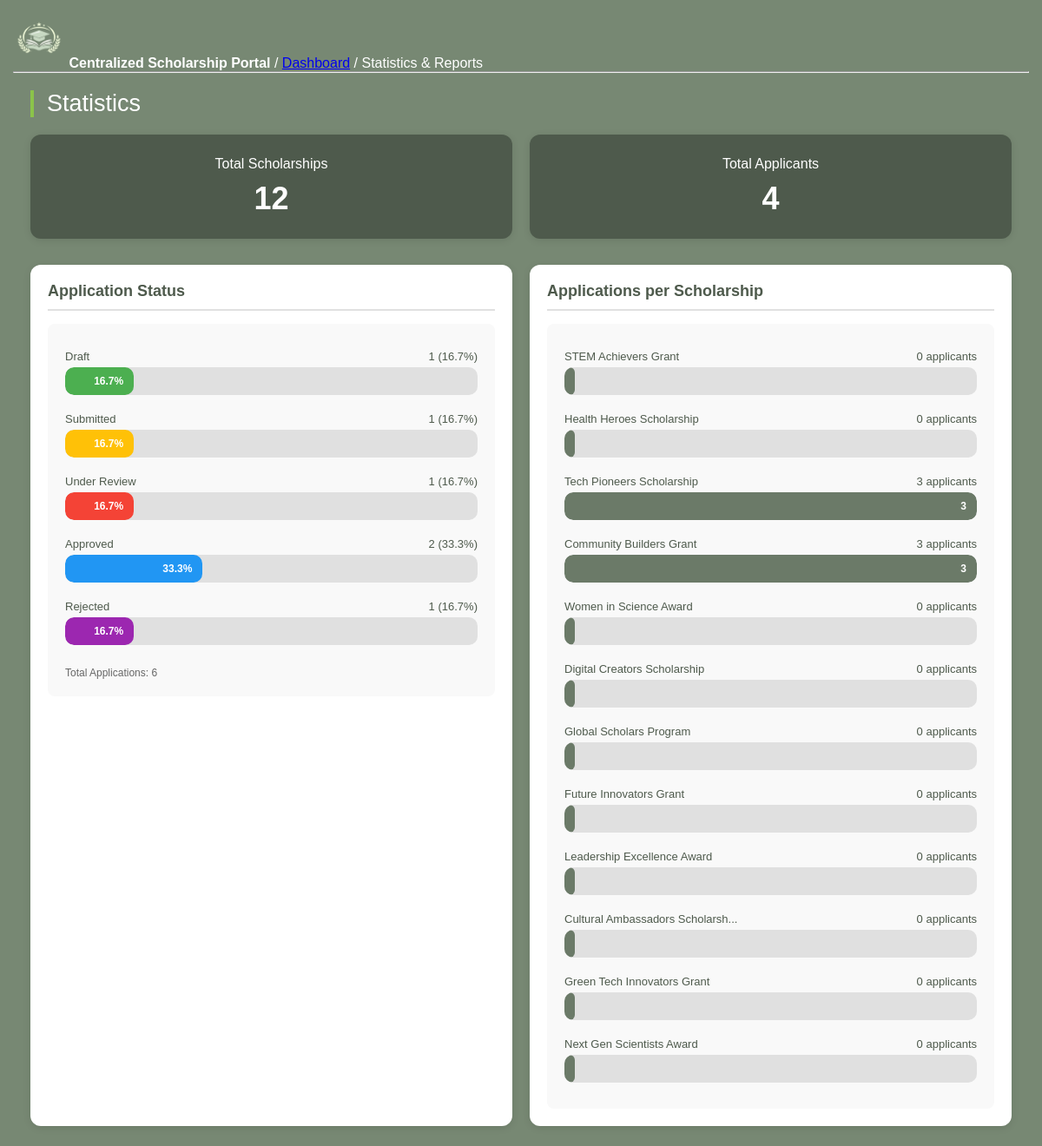
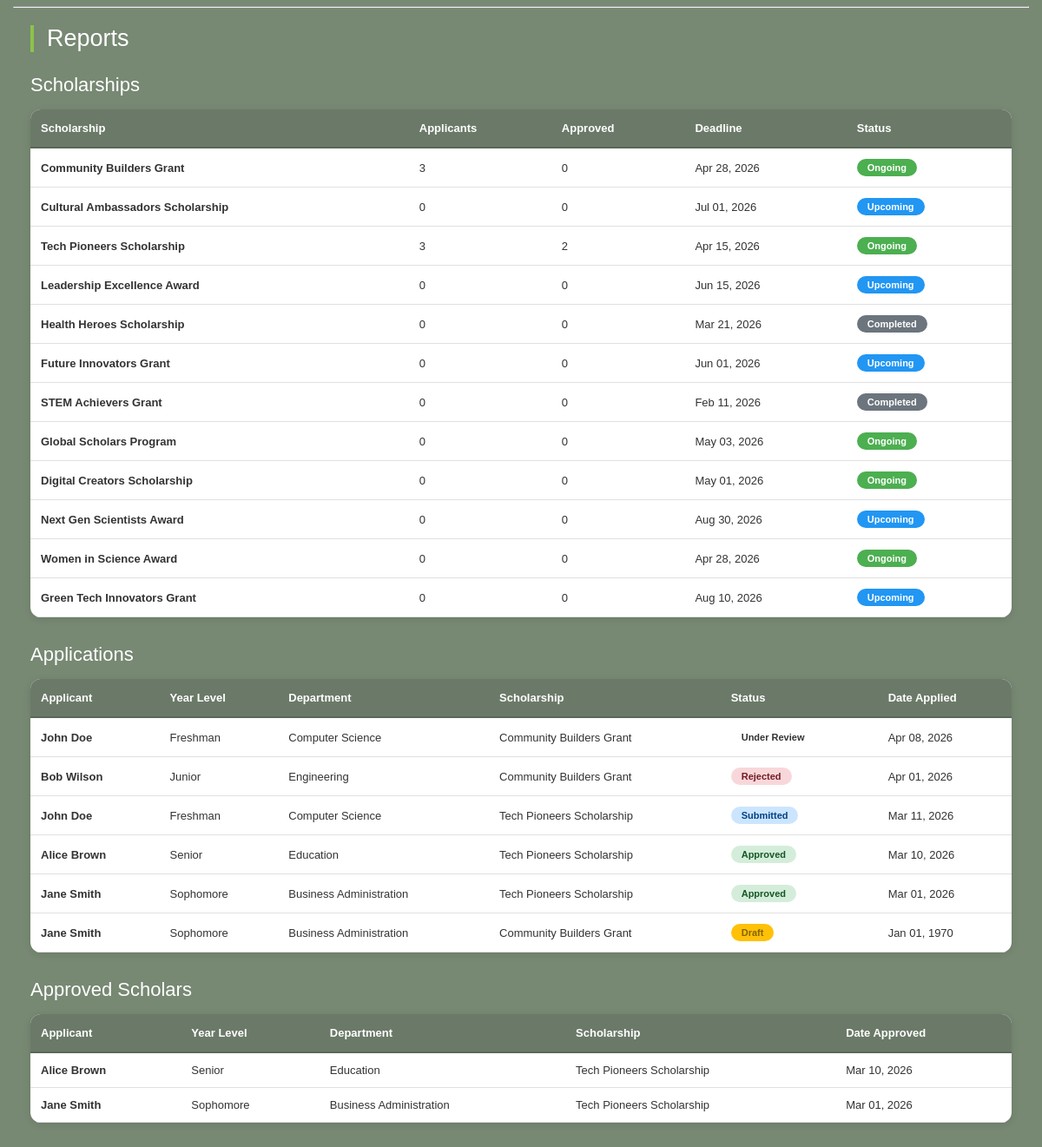
Page /Frontends/Server-side/statistics_reports.php on the committed database (2 pictures, top to bottom).
### tables this page shows
CREATE TABLE `SCHOLARSHIPS` (
  `scholarship_id` int(11) NOT NULL,
  `title` varchar(45) NOT NULL,
  `description` varchar(45) NOT NULL,
  `deadline` datetime NOT NULL,
  `eligibility` text NOT NULL,
  `requirements` text NOT NULL,
  `release_status` enum('Draft','Published') NOT NULL,
  `status` enum('Completed','Ongoing','Upcoming') NOT NULL,
  `created_by` int(11) NOT NULL,
  `created_at` datetime NOT NULL
);

CREATE TABLE `APPLICATIONS` (
  `application_id` int(11) NOT NULL,
  `student_id` int(11) NOT NULL,
  `scholarship_id` int(11) NOT NULL,
  `status` enum('Draft','Submitted','Under Review','Approved','Rejected','Waitlisted') NOT NULL,
  `submission_date` datetime DEFAULT NULL,
  `reviewed_by` int(11) DEFAULT NULL,
  `review_date` datetime DEFAULT NULL
);

CREATE TABLE `STUDENTS` (
  `student_id` int(11) NOT NULL,
  `account_id` int(11) NOT NULL,
  `first_name` varchar(45) NOT NULL,
  `last_name` varchar(45) NOT NULL,
  `department` varchar(45) NOT NULL,
  `year_level` enum('Freshman','Sophomore','Junior','Senior') NOT NULL,
  `contact_num` int(11) NOT NULL
);

### Frontends/Server-side/statistics_reports.php (the view, shortened to what this page needs)
<?php
require '../../db_connect.php';
$total_scholarships_query = mysqli_query($conn, "SELECT COUNT(*) as total FROM scholarships");
$total_scholarships = mysqli_fetch_assoc($total_scholarships_query)['total'];
$total_applicants_query = mysqli_query($conn, "SELECT COUNT(DISTINCT student_id) as total FROM applications");
$total_applicants = mysqli_fetch_assoc($total_applicants_query)['total'];
$status_count_query = mysqli_query($conn, "SELECT status, COUNT(*) as count FROM applications GROUP BY status");
$status_data = [];
while($row = mysqli_fetch_assoc($status_count_query)){
    $status_data[$row['status']] = $row['count'];
}
$app_per_schol = "SELECT s.title, COUNT(a.application_id) as applicant_count
                    FROM scholarships s
                    LEFT JOIN applications a ON s.scholarship_id = a.scholarship_id
                    GROUP BY s.scholarship_id";
$app_per_schol_query = mysqli_query($conn, $app_per_schol);
$scholarship_applications = [];
while($row = mysqli_fetch_assoc($app_per_schol_query)){
    $scholarship_applications[] = $row;
}
$schol_report = "SELECT s.scholarship_id, s.title, s.deadline, s.status,
                            COUNT(DISTINCT a.application_id) as total_applicants,
                            COUNT(DISTINCT CASE WHEN a.status = 'Approved' THEN a.student_id END) as approved_count
                        FROM scholarships s
                        LEFT JOIN applications a ON s.scholarship_id = a.scholarship_id
                        GROUP BY s.scholarship_id
                        ORDER BY s.created_at DESC";
$schol_report_query = mysqli_query($conn, $schol_report);
$schol_report_data = [];
while($row = mysqli_fetch_assoc($schol_report_query)){
    $schol_report_data[] = $row;
}
$app_report = "SELECT a.application_id, a.status as application_status, a.submission_date,
                    CONCAT(s.first_name, ' ', s.last_name) as applicant_name,
                    s.year_level, s.department, sch.title as scholarship_title, sch.deadline as scholarship_deadline
                FROM applications a
                JOIN students s ON a.student_id = s.student_id
                JOIN scholarships sch ON a.scholarship_id = sch.scholarship_id
                ORDER BY a.submission_date DESC";
$app_report_query = mysqli_query($conn, $app_report);
$app_report_data = [];
while($row = mysqli_fetch_assoc($app_report_query)){
    $app_report_data[] = $row;
}
$approved_report = "SELECT a.application_id, a.submission_date,
                        CONCAT(s.first_name, ' ', s.last_name) as applicant_name,
                        s.year_level, s.department, sch.title as scholarship_title, a.status as application_status
                    FROM applications a
                    JOIN students s ON a.student_id = s.student_id
                    JOIN scholarships sch ON a.scholarship_id = sch.scholarship_id
                    WHERE a.status = 'Approved'
                    ORDER BY a.submission_date DESC";
$approved_report_query = mysqli_query($conn, $approved_report);
$approved_scholars = [];
while($row = mysqli_fetch_assoc($approved_report_query)){
    $approved_scholars[] = $row;
}
?>
<!DOCTYPE html>
<html>
    <head>
        <link rel="stylesheet" href="stats_report_design.css">
    </head>
    <body>
        <header>
            <img src="../../Frontends/icons/CSP_logo.png" alt="CSP_logo" width="60" height="60">
            <strong>Centralized Scholarship Portal</strong>
            <span> / <a href="Server_Dashboard.php">Dashboard</a> / Statistics & Reports</span>
        </header>
        <hr>
        <div class="container">
            <h1>Statistics</h1>
            <div class="stats-grid">
                <div class="stat-card">
                    <strong>Total Scholarships</strong>
                    <p><?php echo $total_scholarships; ?></p>
                </div>
                <div class="stat-card">
                    <strong>Total Applicants</strong>
                    <p><?php echo $total_applicants; ?></p>
                </div>
            </div>
            <div class="charts-section">
                <div class="chart-card">
                    <h3>Application Status</h3>
                    <div class="chart-placeholder">
                        <?php if(empty($status_data)): ?>
                            <p>No application data available.</p>
                        <?php else: ?>
                            <?php
                            $total_applications = array_sum($status_data);
                            $colors = ['#4caf50', '#ffc107', '#f44336', '#2196f3', '#9c27b0'];
                            $color_index = 0;
                            foreach($status_data as $status => $count):
                                $percentage = ($count / $total_applications) * 100;
                                $color = $colors[$color_index % count($colors)];
                            ?>
                            <div class="chart-item">
                                <div class="chart-label">
                                    <span><?php echo ucfirst($status); ?></span>
                                    <span><?php echo $count; ?> (<?php echo round($percentage, 1); ?>%)</span>
                                </div>
                                <div class="chart-bar">
                                    <div class="chart-fill" style="width: <?php echo $percentage; ?>%; background: <?php echo $color; ?>;">
                                        <?php if($percentage > 10): ?>
                                            <?php echo round($percentage, 1); ?>%
                                        <?php endif; ?>
                                    </div>
                                </div>
                            </div>
                            <?php $color_index++; endforeach; ?>
                            <p style="margin-top: 15px; font-size: 12px; color: #666;">Total Applications: <?php echo $total_applications; ?></p>
                        <?php endif; ?>
                    </div>
                </div>
                <div class="chart-card">
                    <h3>Applications per Scholarship</h3>
                    <div class="chart-placeholder">
                        <?php if(empty($scholarship_applications)): ?>
                            <p>No scholarship application data available.</p>
                        <?php else: ?>
                            <?php
                            $max_applicants = max(array_column($scholarship_applications, 'applicant_count'));
                            $max_applicants = $max_applicants > 0 ? $max_applicants : 1;
                            foreach($scholarship_applications as $item):
                                $percentage = ($item['applicant_count'] / $max_applicants) * 100;
                            ?>
                            <div class="chart-item">
                                <div class="chart-label">
                                    <span><?php echo htmlspecialchars(substr($item['title'], 0, 30)); if(strlen($item['title']) > 30) echo '...'; ?></span>
                                    <span><?php echo $item['applicant_count']; ?> applicants</span>
                                </div>
                                <div class="chart-bar">
                                    <div class="chart-fill" style="width: <?php echo $percentage; ?>%;">
                                        <?php if($percentage > 15): ?>
                                            <?php echo $item['applicant_count']; ?>
                                        <?php endif; ?>
                                    </div>
                                </div>
                            </div>
                            <?php endforeach; ?>
                        <?php endif; ?>
                    </div>
                </div>
            </div>
        </div>
        <hr>
        <div class="container">
            <h1>Reports</h1>
            <h2>Scholarships</h2>
            <div class="table-container">
                <table>
                    <thead>
                        <tr>
                            <th>Scholarship</th>
                            <th>Applicants</th>
                            <th>Approved</th>
                            <th>Deadline</th>
                            <th>Status</th>
                        </tr>
                    </thead>
                    <tbody>
                        <?php if(!empty($schol_report_data)): ?>
                            <?php foreach($schol_report_data as $scholarship): ?>
                                <tr>
                                    <td><strong><?php echo htmlspecialchars($scholarship['title']); ?></strong></td>
                                    <td><?php echo $scholarship['total_applicants']; ?></td>
                                    <td><?php echo $scholarship['approved_count']; ?></td>
                                    <td><?php echo date('M d, Y', strtotime($scholarship['deadline'])); ?></td>
                                    <td><span class="status-badge status-<?php echo strtolower($scholarship['status']); ?>"><?php echo $scholarship['status']; ?></span></td>
                                </tr>
                            <?php endforeach; ?>
                        <?php else: ?>
                            <tr class="empty-row">
                                <td colspan="6">No scholarship data available.</td>
                            </tr>
                        <?php endif; ?>
                    </tbody>
                </table>
            </div>
            <h2>Applications</h2>
            <div class="table-container">
                <table>
                    <thead>
                        <tr>
                            <th>Applicant</th>
                            <th>Year Level</th>
                            <th>Department</th>
                            <th>Scholarship</th>
                            <th>Status</th>
                            <th>Date Applied</th>
                        </tr>
                    </thead>
                    <tbody>
                        <?php if(!empty($app_report_data)): ?>
                            <?php foreach($app_report_data as $application): ?>
                                <tr>
                                    <td><strong><?php echo htmlspecialchars($application['applicant_name']); ?></strong></td>
                                    <td><?php echo htmlspecialchars($application['year_level']); ?></td>
                                    <td><?php echo htmlspecialchars($application['department']); ?></td>
                                    <td><?php echo htmlspecialchars($application['scholarship_title']); ?></td>
                                    <td><span class="status-badge status-<?php echo strtolower($application['application_status']); ?>"><?php echo $application['application_status']; ?></span></td>
                                    <td><?php echo date('M d, Y', strtotime($application['submission_date'])); ?></td>
                                </tr>
                            <?php endforeach; ?>
                        <?php else: ?>
                            <tr class="empty-row">
                                <td colspan="6">No application data available.</td>
                            </tr>
                        <?php endif; ?>
                    </tbody>
                </table>
            </div>
            <h2>Approved Scholars</h2>
            <div class="table-container">
                <table>
                    <thead>
                        <tr>
                            <th>Applicant</th>
                            <th>Year Level</th>
                            <th>Department</th>
                            <th>Scholarship</th>
                            <th>Date Approved</th>
                        </tr>
                    </thead>
                    <tbody>
                        <?php if(!empty($approved_scholars)): ?>
                            <?php foreach($approved_scholars as $scholar): ?>
                                <tr>
                                    <td><strong><?php echo htmlspecialchars($scholar['applicant_name']); ?></strong></td>
                                    <td><?php echo htmlspecialchars($scholar['year_level']); ?></td>
                                    <td><?php echo htmlspecialchars($scholar['department']); ?></td>
                                    <td><?php echo htmlspecialchars($scholar['scholarship_title']); ?></td>
                                    <td><?php echo date('M d, Y', strtotime($scholar['submission_date'])); ?></td>
                                </tr>
                            <?php endforeach; ?>
                        <?php else: ?>
                            <tr class="empty-row">
                                <td colspan="5">No approved scholars yet.</td>
                            </tr>
                        <?php endif; ?>
                    </tbody>
                </table>
            </div>
        </div>
    </body>
</html>

### rows in the picture
scholarships: title "Community Builders Grant", total_applicants "3", approved_count "0", deadline "Apr 28, 2026", status "Ongoing"
scholarships: title "Cultural Ambassadors Scholarship", total_applicants "0", approved_count "0", deadline "Jul 01, 2026", status "Upcoming"
scholarships: title "Tech Pioneers Scholarship", total_applicants "3", approved_count "2", deadline "Apr 15, 2026", status "Ongoing"
scholarships: title "Leadership Excellence Award", total_applicants "0", approved_count "0", deadline "Jun 15, 2026", status "Upcoming"
scholarships: title "Health Heroes Scholarship", total_applicants "0", approved_count "0", deadline "Mar 21, 2026", status "Completed"
scholarships: title "Future Innovators Grant", total_applicants "0", approved_count "0", deadline "Jun 01, 2026", status "Upcoming"
scholarships: title "STEM Achievers Grant", total_applicants "0", approved_count "0", deadline "Feb 11, 2026", status "Completed"
scholarships: title "Global Scholars Program", total_applicants "0", approved_count "0", deadline "May 03, 2026", status "Ongoing"
scholarships: title "Digital Creators Scholarship", total_applicants "0", approved_count "0", deadline "May 01, 2026", status "Ongoing"
scholarships: title "Next Gen Scientists Award", total_applicants "0", approved_count "0", deadline "Aug 30, 2026", status "Upcoming"
scholarships: title "Women in Science Award", total_applicants "0", approved_count "0", deadline "Apr 28, 2026", status "Ongoing"
scholarships: title "Green Tech Innovators Grant", total_applicants "0", approved_count "0", deadline "Aug 10, 2026", status "Upcoming"
applications: applicant_name "John Doe", student.year_level "Freshman", student.department "Computer Science", scholarship.title "Community Builders Grant", status "Under Review", submission_date "Apr 08, 2026"
applications: applicant_name "Bob Wilson", student.year_level "Junior", student.department "Engineering", scholarship.title "Community Builders Grant", status "Rejected", submission_date "Apr 01, 2026"
applications: applicant_name "John Doe", student.year_level "Freshman", student.department "Computer Science", scholarship.title "Tech Pioneers Scholarship", status "Submitted", submission_date "Mar 11, 2026"
applications: applicant_name "Alice Brown", student.year_level "Senior", student.department "Education", scholarship.title "Tech Pioneers Scholarship", status "Approved", submission_date "Mar 10, 2026"
applications: applicant_name "Jane Smith", student.year_level "Sophomore", student.department "Business Administration", scholarship.title "Tech Pioneers Scholarship", status "Approved", submission_date "Mar 01, 2026"
applications: applicant_name "Jane Smith", student.year_level "Sophomore", student.department "Business Administration", scholarship.title "Community Builders Grant", status "Draft", submission_date "Jan 01, 1970"

### other values in the picture
$total_scholarships "12"
$total_applicants "4"
$status "Draft"
$count "1"
$percentage "16.7"
$status "Submitted"
$status "Under Review"
$status "Approved"
$count "2"
$percentage "33.3"
$status "Rejected"
$total_applications "6"
substr($item['title'], 0, 30) "STEM Achievers Grant"
$item['applicant_count'] "0"
substr($item['title'], 0, 30) "Health Heroes Scholarship"
